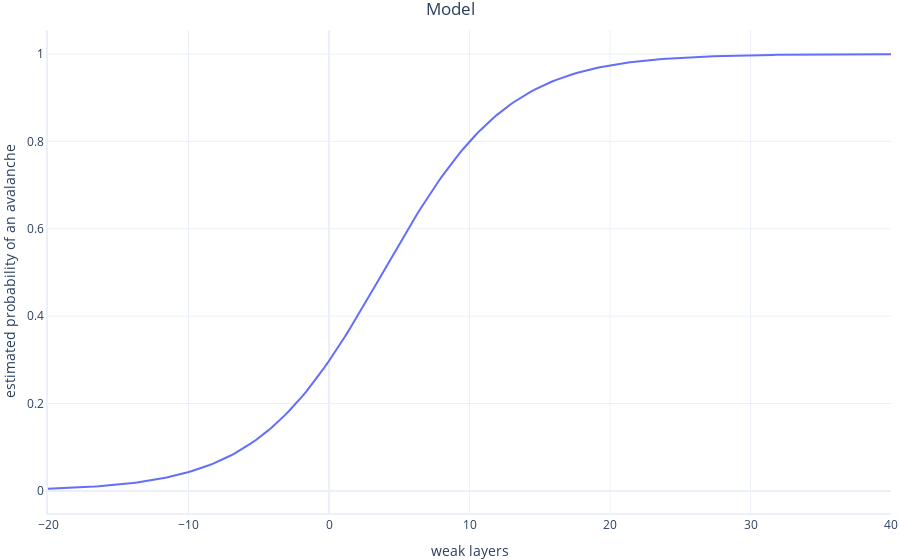

Notebook cell for this chart:
### Code cell
# plot the model
# Show a graph of the result
predict = lambda x: model.predict(pandas.DataFrame({"weak_layers": x}))

print("Minimum number of weak layers:", min(train.weak_layers))
print("Maximum number of weak layers:", max(train.weak_layers))
graphing.line_2D([("Model", predict)],
                 x_range=[-20,40],
                 label_x="weak_layers", 
                 label_y="estimated probability of an avalanche")

### Figure 1 — Plotly figure (JSON) as saved in the notebook; plotly's stock layout.template omitted (floating-point values rounded to 4 significant figures; data arrays with more than 128 entries replaced by an {"elided": "..."} marker saying what was removed)
{"data": [{"hovertemplate": "Line=Model<br>weak layers=%{x}<br>estimated probability of an avalanche=%{y}<extra></extra>", "legendgroup": "Model", "marker": {"color": "#636efa", "size": 12, "symbol": "circle"}, "mode": "lines", "name": "Model", "orientation": "v", "showlegend": true, "type": "scatter", "x": {"elided": "200 float values"}, "xaxis": "x", "y": {"elided": "200 float values"}, "yaxis": "y"}], "layout": {"legend": {"title": {"text": "Line"}, "tracegroupgap": 0}, "showlegend": false, "title": {"text": "Model"}, "xaxis": {"anchor": "y", "domain": [0, 1], "range": [-20, 40], "title": {"text": "weak layers"}}, "yaxis": {"anchor": "x", "domain": [0, 1], "title": {"text": "estimated probability of an avalanche"}}}}
